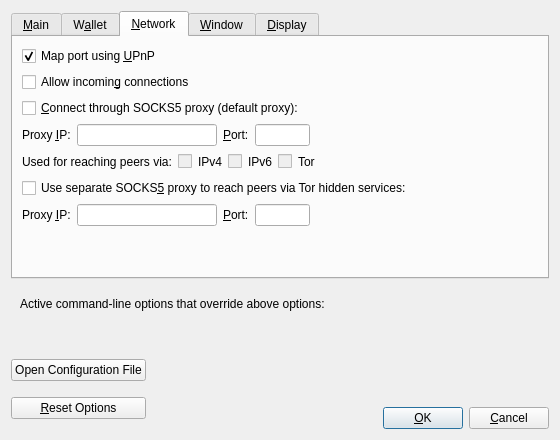
<?xml version="1.0" encoding="UTF-8"?>
<ui version="4.0">
 <class>OptionsDialog</class>
 <widget class="QDialog" name="OptionsDialog">
  <property name="geometry">
   <rect>
    <x>0</x>
    <y>0</y>
    <width>560</width>
    <height>440</height>
   </rect>
  </property>
  <property name="windowTitle">
   <string>Options</string>
  </property>
  <property name="modal">
   <bool>true</bool>
  </property>
  <layout class="QVBoxLayout" name="verticalLayout">
   <item>
    <widget class="QTabWidget" name="tabWidget">
     <property name="currentIndex">
      <number>2</number>
     </property>
     <widget class="QWidget" name="tabMain">
      <attribute name="title">
       <string>&amp;Main</string>
      </attribute>
      <layout class="QVBoxLayout" name="verticalLayout_Main">
       <item>
        <widget class="QCheckBox" name="bitcoinAtStartup">
         <property name="toolTip">
          <string>Automatically start %1 after logging in to the system.</string>
         </property>
         <property name="text">
          <string>&amp;Start %1 on system login</string>
         </property>
        </widget>
       </item>
       <item>
        <widget class="QCheckBox" name="checkpointEnforce">
         <property name="toolTip">
          <string>Check this box to follow the centrally issued checkpoints.</string>
         </property>
         <property name="text">
          <string>Enforce checkpoints</string>
         </property>
        </widget>
       </item>
       <item>
        <layout class="QHBoxLayout" name="horizontalLayout_2_Main">
         <item>
          <widget class="QLabel" name="databaseCacheLabel">
           <property name="text">
            <string>Size of &amp;database cache</string>
           </property>
           <property name="textFormat">
            <enum>Qt::TextFormat::PlainText</enum>
           </property>
           <property name="buddy">
            <cstring>databaseCache</cstring>
           </property>
          </widget>
         </item>
         <item>
          <widget class="QSpinBox" name="databaseCache"/>
         </item>
         <item>
          <widget class="QLabel" name="databaseCacheUnitLabel">
           <property name="text">
            <string>MB</string>
           </property>
           <property name="textFormat">
            <enum>Qt::TextFormat::PlainText</enum>
           </property>
          </widget>
         </item>
         <item>
          <spacer name="horizontalSpacer_2_Main">
           <property name="orientation">
            <enum>Qt::Orientation::Horizontal</enum>
           </property>
           <property name="sizeHint" stdset="0">
            <size>
             <width>40</width>
             <height>20</height>
            </size>
           </property>
          </spacer>
         </item>
        </layout>
       </item>
       <item>
        <layout class="QHBoxLayout" name="horizontalLayout_3_Main">
         <item>
          <widget class="QLabel" name="threadsScriptVerifLabel">
           <property name="text">
            <string>Number of script &amp;verification threads</string>
           </property>
           <property name="textFormat">
            <enum>Qt::TextFormat::PlainText</enum>
           </property>
           <property name="buddy">
            <cstring>threadsScriptVerif</cstring>
           </property>
          </widget>
         </item>
         <item>
          <widget class="QSpinBox" name="threadsScriptVerif">
           <property name="toolTip">
            <string>(0 = auto, &lt;0 = leave that many cores free)</string>
           </property>
          </widget>
         </item>
         <item>
          <spacer name="horizontalSpacer_3_Main">
           <property name="orientation">
            <enum>Qt::Orientation::Horizontal</enum>
           </property>
           <property name="sizeHint" stdset="0">
            <size>
             <width>40</width>
             <height>20</height>
            </size>
           </property>
          </spacer>
         </item>
        </layout>
       </item>
       <item>
        <spacer name="verticalSpacer_Main">
         <property name="orientation">
          <enum>Qt::Orientation::Vertical</enum>
         </property>
         <property name="sizeHint" stdset="0">
          <size>
           <width>20</width>
           <height>40</height>
          </size>
         </property>
        </spacer>
       </item>
      </layout>
     </widget>
     <widget class="QWidget" name="tabWallet">
      <attribute name="title">
       <string>W&amp;allet</string>
      </attribute>
      <layout class="QVBoxLayout" name="verticalLayout_Wallet">
       <item>
        <widget class="QGroupBox" name="groupBox">
         <property name="title">
          <string>Expert</string>
         </property>
         <layout class="QVBoxLayout" name="verticalLayout_2">
          <item>
           <widget class="QCheckBox" name="coinControlFeatures">
            <property name="toolTip">
             <string>Whether to show coin control features or not.</string>
            </property>
            <property name="text">
             <string>Enable coin &amp;control features</string>
            </property>
           </widget>
          </item>
          <item>
           <widget class="QCheckBox" name="spendZeroConfChange">
            <property name="toolTip">
             <string>If you disable the spending of unconfirmed change, the change from a transaction cannot be used until that transaction has at least one confirmation. This also affects how your balance is computed.</string>
            </property>
            <property name="text">
             <string>&amp;Spend unconfirmed change</string>
            </property>
           </widget>
          </item>
         </layout>
        </widget>
       </item>
       <item>
        <spacer name="verticalSpacer_Wallet">
         <property name="orientation">
          <enum>Qt::Orientation::Vertical</enum>
         </property>
         <property name="sizeHint" stdset="0">
          <size>
           <width>20</width>
           <height>40</height>
          </size>
         </property>
        </spacer>
       </item>
      </layout>
     </widget>
     <widget class="QWidget" name="tabNetwork">
      <attribute name="title">
       <string>&amp;Network</string>
      </attribute>
      <layout class="QVBoxLayout" name="verticalLayout_Network">
       <item>
        <widget class="QCheckBox" name="mapPortUpnp">
         <property name="toolTip">
          <string>Automatically open the Pulsar client port on the router. This only works when your router supports UPnP and it is enabled.</string>
         </property>
         <property name="text">
          <string>Map port using &amp;UPnP</string>
         </property>
         <property name="checked">
          <bool>true</bool>
         </property>
        </widget>
       </item>
       <item>
        <widget class="QCheckBox" name="allowIncoming">
         <property name="toolTip">
          <string>Accept connections from outside.</string>
         </property>
         <property name="text">
          <string>Allow incomin&amp;g connections</string>
         </property>
        </widget>
       </item>
       <item>
        <widget class="QCheckBox" name="connectSocks">
         <property name="toolTip">
          <string>Connect to the Pulsar network through a SOCKS5 proxy.</string>
         </property>
         <property name="text">
          <string>&amp;Connect through SOCKS5 proxy (default proxy):</string>
         </property>
        </widget>
       </item>
       <item>
        <layout class="QHBoxLayout" name="horizontalLayout_1_Network">
         <item>
          <widget class="QLabel" name="proxyIpLabel">
           <property name="text">
            <string>Proxy &amp;IP:</string>
           </property>
           <property name="textFormat">
            <enum>Qt::TextFormat::PlainText</enum>
           </property>
           <property name="buddy">
            <cstring>proxyIp</cstring>
           </property>
          </widget>
         </item>
         <item>
          <widget class="QValidatedLineEdit" name="proxyIp">
           <property name="minimumSize">
            <size>
             <width>140</width>
             <height>0</height>
            </size>
           </property>
           <property name="maximumSize">
            <size>
             <width>140</width>
             <height>16777215</height>
            </size>
           </property>
           <property name="toolTip">
            <string>IP address of the proxy (e.g. IPv4: 127.0.0.1 / IPv6: ::1)</string>
           </property>
          </widget>
         </item>
         <item>
          <widget class="QLabel" name="proxyPortLabel">
           <property name="text">
            <string>&amp;Port:</string>
           </property>
           <property name="textFormat">
            <enum>Qt::TextFormat::PlainText</enum>
           </property>
           <property name="buddy">
            <cstring>proxyPort</cstring>
           </property>
          </widget>
         </item>
         <item>
          <widget class="QLineEdit" name="proxyPort">
           <property name="minimumSize">
            <size>
             <width>55</width>
             <height>0</height>
            </size>
           </property>
           <property name="maximumSize">
            <size>
             <width>55</width>
             <height>16777215</height>
            </size>
           </property>
           <property name="toolTip">
            <string>Port of the proxy (e.g. 9050)</string>
           </property>
          </widget>
         </item>
         <item>
          <spacer name="horizontalSpacer_1_Network">
           <property name="orientation">
            <enum>Qt::Orientation::Horizontal</enum>
           </property>
           <property name="sizeHint" stdset="0">
            <size>
             <width>40</width>
             <height>20</height>
            </size>
           </property>
          </spacer>
         </item>
        </layout>
       </item>
       <item>
        <layout class="QHBoxLayout" name="horizontalLayout_2_Network">
         <item>
          <widget class="QLabel" name="proxyActiveNets">
           <property name="text">
            <string>Used for reaching peers via:</string>
           </property>
           <property name="textFormat">
            <enum>Qt::TextFormat::PlainText</enum>
           </property>
          </widget>
         </item>
         <item>
          <widget class="QCheckBox" name="proxyReachIPv4">
           <property name="enabled">
            <bool>false</bool>
           </property>
           <property name="toolTip">
            <string>Shows if the supplied default SOCKS5 proxy is used to reach peers via this network type.</string>
           </property>
           <property name="text">
            <string/>
           </property>
          </widget>
         </item>
         <item>
          <widget class="QLabel" name="proxyReachIPv4Label">
           <property name="text">
            <string>IPv4</string>
           </property>
           <property name="textFormat">
            <enum>Qt::TextFormat::PlainText</enum>
           </property>
          </widget>
         </item>
         <item>
          <widget class="QCheckBox" name="proxyReachIPv6">
           <property name="enabled">
            <bool>false</bool>
           </property>
           <property name="toolTip">
            <string>Shows if the supplied default SOCKS5 proxy is used to reach peers via this network type.</string>
           </property>
           <property name="text">
            <string/>
           </property>
          </widget>
         </item>
         <item>
          <widget class="QLabel" name="proxyReachIPv6Label">
           <property name="text">
            <string>IPv6</string>
           </property>
           <property name="textFormat">
            <enum>Qt::TextFormat::PlainText</enum>
           </property>
          </widget>
         </item>
         <item>
          <widget class="QCheckBox" name="proxyReachTor">
           <property name="enabled">
            <bool>false</bool>
           </property>
           <property name="toolTip">
            <string>Shows if the supplied default SOCKS5 proxy is used to reach peers via this network type.</string>
           </property>
           <property name="text">
            <string/>
           </property>
          </widget>
         </item>
         <item>
          <widget class="QLabel" name="proxyReachTorLabel">
           <property name="text">
            <string>Tor</string>
           </property>
           <property name="textFormat">
            <enum>Qt::TextFormat::PlainText</enum>
           </property>
          </widget>
         </item>
         <item>
          <spacer name="horizontalSpacer_2_Network">
           <property name="orientation">
            <enum>Qt::Orientation::Horizontal</enum>
           </property>
           <property name="sizeHint" stdset="0">
            <size>
             <width>40</width>
             <height>20</height>
            </size>
           </property>
          </spacer>
         </item>
        </layout>
       </item>
       <item>
        <widget class="QCheckBox" name="connectSocksTor">
         <property name="toolTip">
          <string>Connect to the Pulsar network through a separate SOCKS5 proxy for Tor hidden services.</string>
         </property>
         <property name="text">
          <string>Use separate SOCKS&amp;5 proxy to reach peers via Tor hidden services:</string>
         </property>
        </widget>
       </item>
       <item>
        <layout class="QHBoxLayout" name="horizontalLayout_3_Network">
         <item>
          <widget class="QLabel" name="proxyIpTorLabel">
           <property name="text">
            <string>Proxy &amp;IP:</string>
           </property>
           <property name="textFormat">
            <enum>Qt::TextFormat::PlainText</enum>
           </property>
           <property name="buddy">
            <cstring>proxyIpTor</cstring>
           </property>
          </widget>
         </item>
         <item>
          <widget class="QValidatedLineEdit" name="proxyIpTor">
           <property name="minimumSize">
            <size>
             <width>140</width>
             <height>0</height>
            </size>
           </property>
           <property name="maximumSize">
            <size>
             <width>140</width>
             <height>16777215</height>
            </size>
           </property>
           <property name="toolTip">
            <string>IP address of the proxy (e.g. IPv4: 127.0.0.1 / IPv6: ::1)</string>
           </property>
          </widget>
         </item>
         <item>
          <widget class="QLabel" name="proxyPortTorLabel">
           <property name="text">
            <string>&amp;Port:</string>
           </property>
           <property name="textFormat">
            <enum>Qt::TextFormat::PlainText</enum>
           </property>
           <property name="buddy">
            <cstring>proxyPortTor</cstring>
           </property>
          </widget>
         </item>
         <item>
          <widget class="QLineEdit" name="proxyPortTor">
           <property name="minimumSize">
            <size>
             <width>55</width>
             <height>0</height>
            </size>
           </property>
           <property name="maximumSize">
            <size>
             <width>55</width>
             <height>16777215</height>
            </size>
           </property>
           <property name="toolTip">
            <string>Port of the proxy (e.g. 9050)</string>
           </property>
          </widget>
         </item>
         <item>
          <spacer name="horizontalSpacer_4_Network">
           <property name="orientation">
            <enum>Qt::Orientation::Horizontal</enum>
           </property>
           <property name="sizeHint" stdset="0">
            <size>
             <width>40</width>
             <height>20</height>
            </size>
           </property>
          </spacer>
         </item>
        </layout>
       </item>
       <item>
        <spacer name="verticalSpacer_Network">
         <property name="orientation">
          <enum>Qt::Orientation::Vertical</enum>
         </property>
         <property name="sizeHint" stdset="0">
          <size>
           <width>20</width>
           <height>40</height>
          </size>
         </property>
        </spacer>
       </item>
      </layout>
     </widget>
     <widget class="QWidget" name="tabWindow">
      <attribute name="title">
       <string>&amp;Window</string>
      </attribute>
      <layout class="QVBoxLayout" name="verticalLayout_Window">
       <item>
        <widget class="QCheckBox" name="hideTrayIcon">
         <property name="toolTip">
          <string>Hide the icon from the system tray.</string>
         </property>
         <property name="text">
          <string>&amp;Hide tray icon</string>
         </property>
        </widget>
       </item>
       <item>
        <widget class="QCheckBox" name="minimizeToTray">
         <property name="toolTip">
          <string>Show only a tray icon after minimizing the window.</string>
         </property>
         <property name="text">
          <string>&amp;Minimize to the tray instead of the taskbar</string>
         </property>
        </widget>
       </item>
       <item>
        <widget class="QCheckBox" name="minimizeOnClose">
         <property name="toolTip">
          <string>Minimize instead of exit the application when the window is closed. When this option is enabled, the application will be closed only after selecting Exit in the menu.</string>
         </property>
         <property name="text">
          <string>M&amp;inimize on close</string>
         </property>
        </widget>
       </item>
       <item>
        <spacer name="verticalSpacer_Window">
         <property name="orientation">
          <enum>Qt::Orientation::Vertical</enum>
         </property>
         <property name="sizeHint" stdset="0">
          <size>
           <width>20</width>
           <height>40</height>
          </size>
         </property>
        </spacer>
       </item>
      </layout>
     </widget>
     <widget class="QWidget" name="tabDisplay">
      <attribute name="title">
       <string>&amp;Display</string>
      </attribute>
      <layout class="QVBoxLayout" name="verticalLayout_Display">
       <item>
        <layout class="QHBoxLayout" name="horizontalLayout_1_Display">
         <item>
          <widget class="QLabel" name="langLabel">
           <property name="text">
            <string>User Interface &amp;language:</string>
           </property>
           <property name="textFormat">
            <enum>Qt::TextFormat::PlainText</enum>
           </property>
           <property name="buddy">
            <cstring>lang</cstring>
           </property>
          </widget>
         </item>
         <item>
          <widget class="QValueComboBox" name="lang">
           <property name="toolTip">
            <string>The user interface language can be set here. This setting will take effect after restarting %1.</string>
           </property>
          </widget>
         </item>
        </layout>
       </item>
       <item>
        <layout class="QHBoxLayout" name="horizontalLayout_2_Display">
         <item>
          <widget class="QLabel" name="unitLabel">
           <property name="text">
            <string>&amp;Unit to show amounts in:</string>
           </property>
           <property name="textFormat">
            <enum>Qt::TextFormat::PlainText</enum>
           </property>
           <property name="buddy">
            <cstring>unit</cstring>
           </property>
          </widget>
         </item>
         <item>
          <widget class="QValueComboBox" name="unit">
           <property name="toolTip">
            <string>Choose the default subdivision unit to show in the interface and when sending coins.</string>
           </property>
          </widget>
         </item>
        </layout>
       </item>
       <item>
        <layout class="QHBoxLayout" name="horizontalLayout_3_Display">
         <item>
          <widget class="QLabel" name="thirdPartyTxUrlsLabel">
           <property name="toolTip">
            <string>Third party URLs (e.g. a block explorer) that appear in the transactions tab as context menu items. %s in the URL is replaced by transaction hash. Multiple URLs are separated by vertical bar |.</string>
           </property>
           <property name="text">
            <string>&amp;Third party transaction URLs</string>
           </property>
           <property name="buddy">
            <cstring>thirdPartyTxUrls</cstring>
           </property>
          </widget>
         </item>
         <item>
          <widget class="QLineEdit" name="thirdPartyTxUrls">
           <property name="toolTip">
            <string>Third party URLs (e.g. a block explorer) that appear in the transactions tab as context menu items. %s in the URL is replaced by transaction hash. Multiple URLs are separated by vertical bar |.</string>
           </property>
           <property name="text">
            <string>https://explorer.pulsarcoin.info/tx/?txid=%s</string>
           </property>
          </widget>
         </item>
        </layout>
       </item>
       <item>
        <spacer name="verticalSpacer_Display">
         <property name="orientation">
          <enum>Qt::Orientation::Vertical</enum>
         </property>
         <property name="sizeHint" stdset="0">
          <size>
           <width>20</width>
           <height>40</height>
          </size>
         </property>
        </spacer>
       </item>
      </layout>
     </widget>
    </widget>
   </item>
   <item>
    <widget class="QFrame" name="frame">
     <layout class="QVBoxLayout" name="verticalLayout_Bottom">
      <item>
       <layout class="QHBoxLayout" name="horizontalLayout_Bottom">
        <item>
         <widget class="QLabel" name="overriddenByCommandLineInfoLabel">
          <property name="text">
           <string>Active command-line options that override above options:</string>
          </property>
          <property name="textFormat">
           <enum>Qt::TextFormat::PlainText</enum>
          </property>
         </widget>
        </item>
        <item>
         <spacer name="horizontalSpacer_Bottom">
          <property name="orientation">
           <enum>Qt::Orientation::Horizontal</enum>
          </property>
          <property name="sizeHint" stdset="0">
           <size>
            <width>40</width>
            <height>20</height>
           </size>
          </property>
         </spacer>
        </item>
       </layout>
      </item>
      <item>
       <widget class="QLabel" name="overriddenByCommandLineLabel">
        <property name="text">
         <string/>
        </property>
        <property name="textFormat">
         <enum>Qt::TextFormat::PlainText</enum>
        </property>
        <property name="wordWrap">
         <bool>true</bool>
        </property>
       </widget>
      </item>
     </layout>
    </widget>
   </item>
   <item>
    <layout class="QHBoxLayout" name="horizontalLayout_Buttons">
     <item>
      <layout class="QVBoxLayout" name="verticalLayout_Buttons">
       <item>
        <widget class="QPushButton" name="openBitcoinConfButton">
         <property name="toolTip">
          <string>Open the %1 configuration file from the working directory.</string>
         </property>
         <property name="text">
          <string>Open Configuration File</string>
         </property>
         <property name="autoDefault">
          <bool>false</bool>
         </property>
        </widget>
       </item>
       <item>
        <widget class="QPushButton" name="resetButton">
         <property name="toolTip">
          <string>Reset all client options to default.</string>
         </property>
         <property name="text">
          <string>&amp;Reset Options</string>
         </property>
         <property name="autoDefault">
          <bool>false</bool>
         </property>
        </widget>
       </item>
      </layout>
     </item>
     <item>
      <spacer name="horizontalSpacer_1">
       <property name="orientation">
        <enum>Qt::Orientation::Horizontal</enum>
       </property>
       <property name="sizeHint" stdset="0">
        <size>
         <width>40</width>
         <height>48</height>
        </size>
       </property>
      </spacer>
     </item>
     <item>
      <widget class="QLabel" name="statusLabel">
       <property name="minimumSize">
        <size>
         <width>200</width>
         <height>0</height>
        </size>
       </property>
       <property name="font">
        <font>
         <bold>true</bold>
        </font>
       </property>
       <property name="text">
        <string/>
       </property>
       <property name="textFormat">
        <enum>Qt::TextFormat::PlainText</enum>
       </property>
       <property name="wordWrap">
        <bool>true</bool>
       </property>
      </widget>
     </item>
     <item>
      <spacer name="horizontalSpacer_2">
       <property name="orientation">
        <enum>Qt::Orientation::Horizontal</enum>
       </property>
       <property name="sizeHint" stdset="0">
        <size>
         <width>40</width>
         <height>48</height>
        </size>
       </property>
      </spacer>
     </item>
     <item>
      <layout class="QVBoxLayout" name="verticalLayout_4">
       <item>
        <spacer name="verticalSpacer">
         <property name="orientation">
          <enum>Qt::Orientation::Vertical</enum>
         </property>
         <property name="sizeHint" stdset="0">
          <size>
           <width>20</width>
           <height>40</height>
          </size>
         </property>
        </spacer>
       </item>
       <item>
        <layout class="QHBoxLayout" name="horizontalLayout">
         <item>
          <widget class="QPushButton" name="okButton">
           <property name="text">
            <string>&amp;OK</string>
           </property>
           <property name="autoDefault">
            <bool>false</bool>
           </property>
           <property name="default">
            <bool>true</bool>
           </property>
          </widget>
         </item>
         <item>
          <widget class="QPushButton" name="cancelButton">
           <property name="text">
            <string>&amp;Cancel</string>
           </property>
           <property name="autoDefault">
            <bool>false</bool>
           </property>
          </widget>
         </item>
        </layout>
       </item>
      </layout>
     </item>
    </layout>
   </item>
  </layout>
 </widget>
 <customwidgets>
  <customwidget>
   <class>QValidatedLineEdit</class>
   <extends>QLineEdit</extends>
   <header>qt/qvalidatedlineedit.h</header>
  </customwidget>
  <customwidget>
   <class>QValueComboBox</class>
   <extends>QComboBox</extends>
   <header>qt/qvaluecombobox.h</header>
  </customwidget>
 </customwidgets>
 <resources/>
 <connections/>
</ui>
